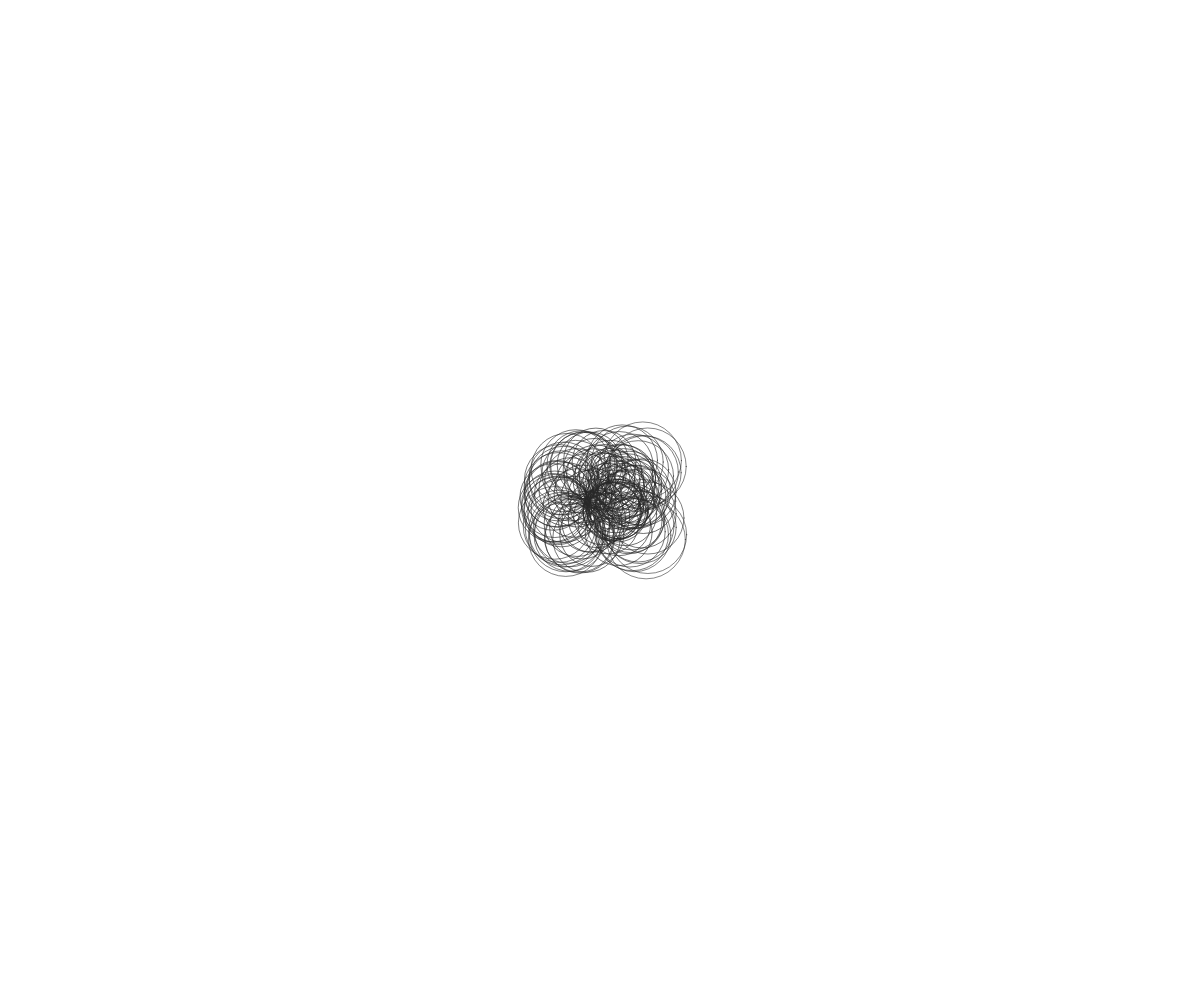
Frame 1 (no input)
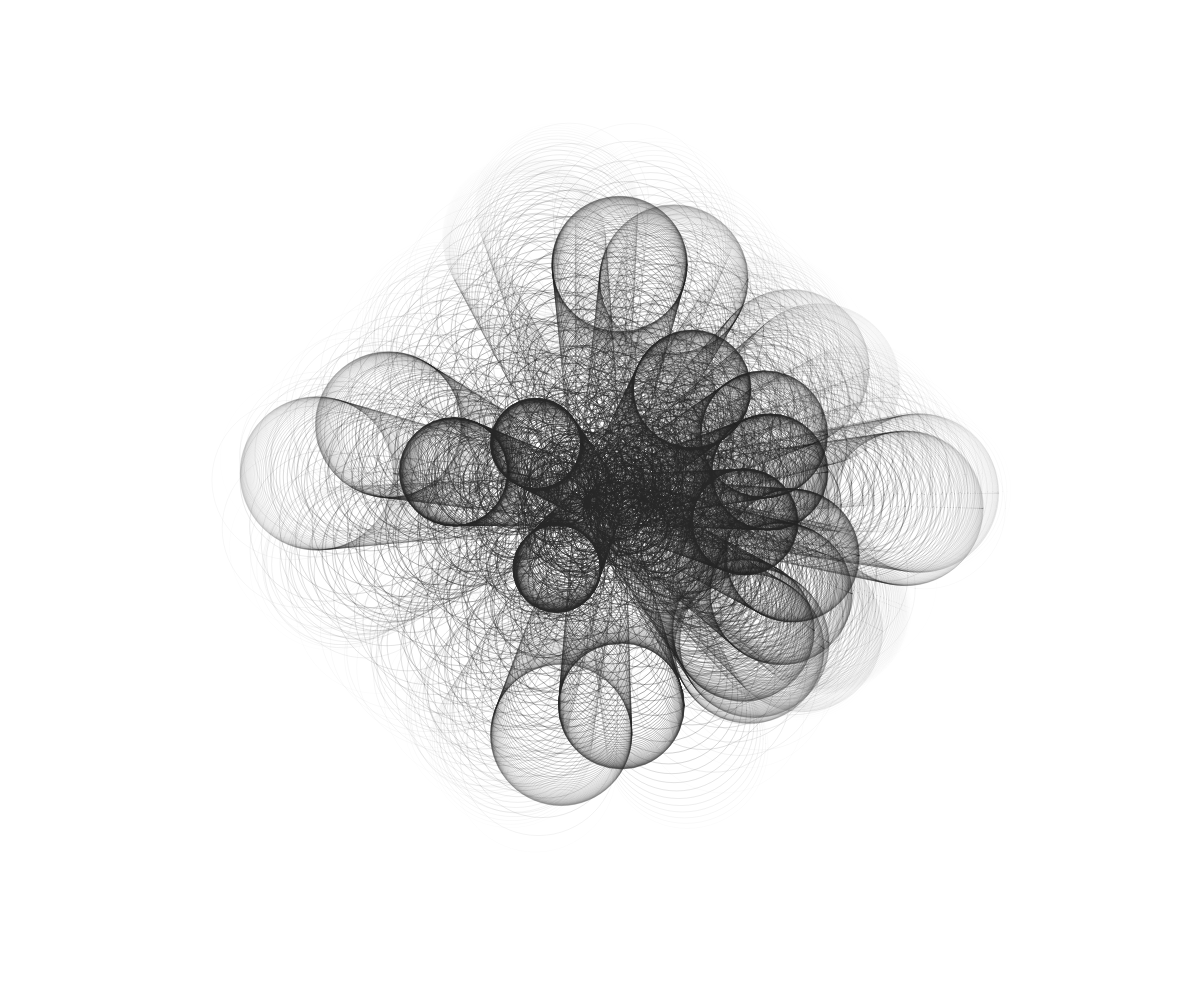
Frame 60 (no input)
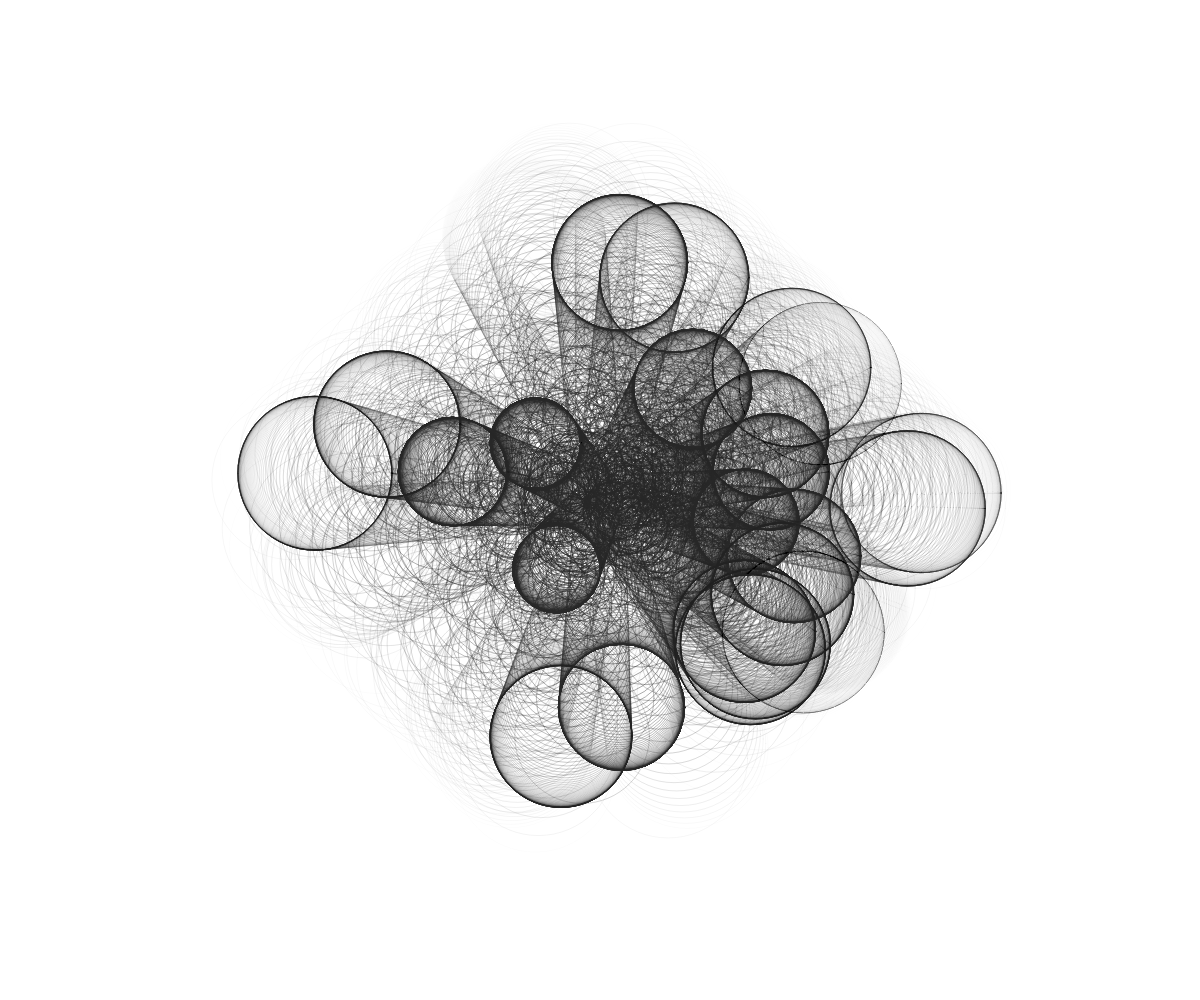
Frame 120 (the mouse pressed at the canvas centre since frame 60)

The p5.js sketch that drew these frames (run headless with seeded random() and noise() and a simulated clock; from frame 60 on, the mouse is pressed at the canvas centre):

// p5.js sketch
// ── sketch.js
var kreise = [];

function setup() {
  createCanvas(windowWidth,windowHeight);
  noFill();
  stroke(120,210,240);
  background(255);
  for (var i = 0; i < 120; i++) {
    kreise.push(new Kreis());
    kreise[i].newTarget();
  }
}

function draw() {
  if(frameCount%(120*4) == 0) {
    background(255);
    kreise = [];
    for (var i = 0; i < 120; i++) {
      kreise.push(new Kreis());
      kreise[i].newTarget();
    }
  }
  translate(width/2, height/2);
  for (var i = 0; i < kreise.length; i++) {
    kreise[i].move();
  }
}

function Kreis() {
  this.x = 0;
  this.y = 0;
  this.tarX;
  this.tarY;

  this.newTarget = function() {
    this.tarX = random(-width/2, width/2);
    this.tarY = random(-height/2, height/2);
  }

  this.move = function() {
    if(frameCount % 120 == 0) this.newTarget();
    if(this.tarX) {
      this.x = lerp(this.x, this.tarX, 0.08);
      this.y = lerp(this.y, this.tarY, 0.08);
      stroke(40 ,190-abs(this.x/1.8)-abs(this.y/1.8));
      ellipse(this.x, this.y, 50+abs(this.x/3)+abs(this.y/3));
    }
  }
}
